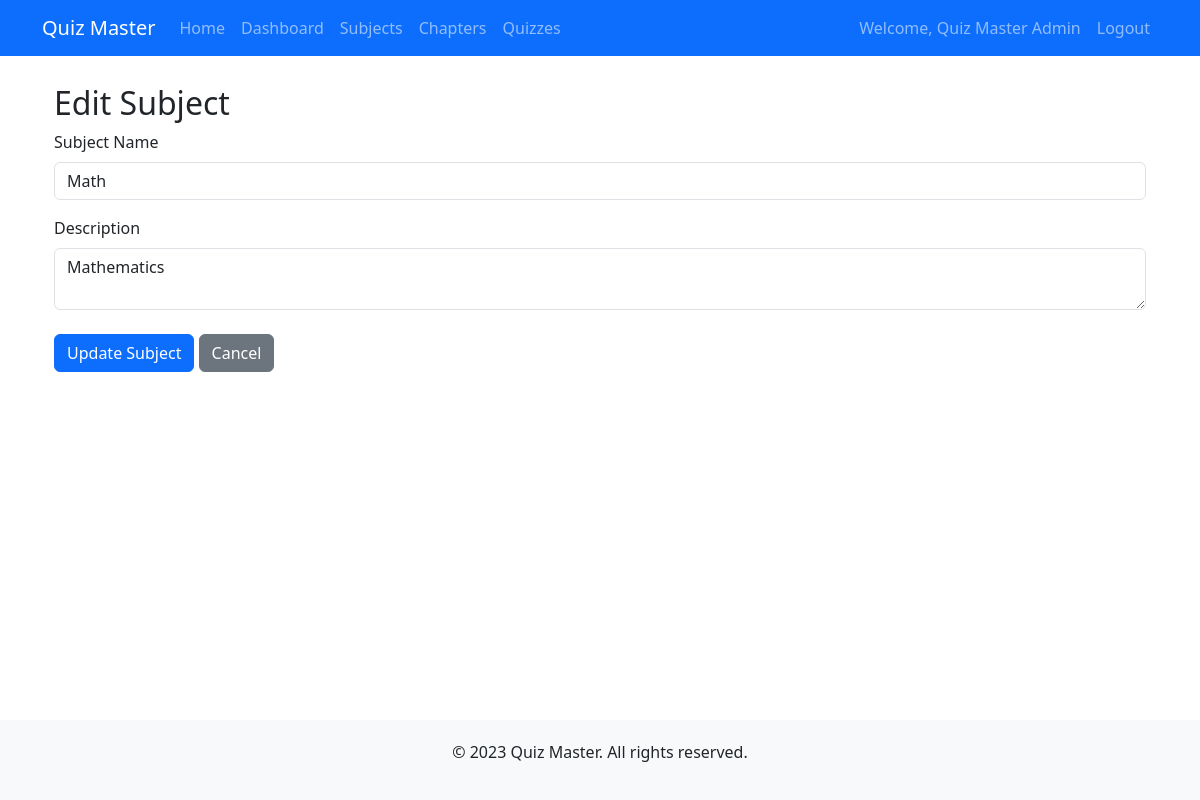
Page /admin/subjects/edit/1 (signed in) on the committed database.
### models.py (models this page shows, shortened)
class User(db.Model, UserMixin):
    id = db.Column(db.Integer, primary_key=True)
    username = db.Column(db.String(100), unique=True, nullable=False)
    password_hash = db.Column(db.String(200), nullable=False)
    full_name = db.Column(db.String(100), nullable=False)
    qualification = db.Column(db.String(100))
    dob = db.Column(db.Date)
    is_admin = db.Column(db.Boolean, default=False)
    quiz_attempts = db.relationship('Score', backref='user', lazy=True)

class Subject(db.Model):
    id = db.Column(db.Integer, primary_key=True)
    name = db.Column(db.String(100), nullable=False)
    description = db.Column(db.Text)
    chapters = db.relationship('Chapter', backref='subject', lazy=True, cascade="all, delete-orphan")

### app.py (the view)
@app.route('/admin/subjects/edit/<int:subject_id>', methods=['GET', 'POST'])
@login_required
def edit_subject(subject_id):
    if not current_user.is_admin:
        flash('Access denied', 'danger')
        return redirect(url_for('index'))
    subject = Subject.query.get_or_404(subject_id)
    form = SubjectForm(obj=subject)
    if form.validate_on_submit():
        subject.name = form.name.data
        subject.description = form.description.data
        db.session.commit()
        flash('Subject updated successfully', 'success')
        return redirect(url_for('admin_subjects'))
    return render_template('admin/edit_subject.html', form=form, subject=subject)

### forms.py
class SubjectForm(FlaskForm):
    name = StringField('Subject Name', validators=[DataRequired()])
    description = TextAreaField('Description')
    submit = SubmitField('Add Subject')

### app.py (called while the page is built)
@login_manager.user_loader
def load_user(user_id):
    return User.query.get(int(user_id))

### templates/admin/edit_subject.html (shortened to what this page needs)
{% extends 'admin/base.html' %}
{% block content %}
<div class="container mt-4">
    <h2>Edit Subject</h2>
    <form method="POST">
        <div class="form-group">
            {{ form.name.label(class="form-label") }}
            {{ form.name(class="form-control") }}
        </div>
        <div class="form-group mt-3">
            {{ form.description.label(class="form-label") }}
            {{ form.description(class="form-control") }}
        </div>
        <div class="mt-4">
            <button type="submit" class="btn btn-primary">Update Subject</button>
            <a href="{{ url_for('admin_subjects') }}" class="btn btn-secondary">Cancel</a>
        </div>
    </form>
</div>
{% endblock %}

### templates/base.html (shortened to what this page needs)
<!DOCTYPE html>
<html lang="en">
<head>
    <link href="https://cdn.jsdelivr.net/npm/bootstrap@5.3.0-alpha1/dist/css/bootstrap.min.css" rel="stylesheet">
</head>
<body>
    <nav class="navbar navbar-expand-lg navbar-dark bg-primary fixed-top">
        <div class="container">
            <a class="navbar-brand" href="{{ url_for('index') }}">Quiz Master</a>
            <div class="collapse navbar-collapse" id="navbarNav">
                <ul class="navbar-nav me-auto">
                    <li class="nav-item">
                        <a class="nav-link" href="{{ url_for('index') }}">Home</a>
                    </li>
                    {% if current_user.is_authenticated %}
                        {% if current_user.is_admin %}
                            <li class="nav-item">
                                <a class="nav-link" href="{{ url_for('admin_dashboard') }}">Dashboard</a>
                            </li>
                            <li class="nav-item">
                                <a class="nav-link" href="{{ url_for('admin_subjects') }}">Subjects</a>
                            </li>
                            <li class="nav-item">
                                <a class="nav-link" href="{{ url_for('admin_chapters') }}">Chapters</a>
                            </li>
                            <li class="nav-item">
                                <a class="nav-link" href="{{ url_for('admin_quizzes') }}">Quizzes</a>
                            </li>
                        {% endif %}
                    {% endif %}
                </ul>
                <ul class="navbar-nav">
                    {% if current_user.is_authenticated %}
                        <li class="nav-item">
                            <span class="nav-link">Welcome, {{ current_user.full_name }}</span>
                        </li>
                        <li class="nav-item">
                            <a class="nav-link" href="{{ url_for('logout') }}">Logout</a>
                        </li>
                    {% endif %}
                </ul>
            </div>
        </div>
    </nav>
    <div class="container content">
        {% block content %}{% endblock %}
    </div>
    <footer class="text-center">
        <div class="container">
            <p>&copy; 2023 Quiz Master. All rights reserved.</p>
        </div>
    </footer>
</body>
</html>

### templates/base.html (style rules this page uses)
body { padding-top: 60px; min-height: 100vh; display: flex; flex-direction: column; }
.content { flex: 1; }
footer { margin-top: auto; padding: 20px 0; background-color: #f8f9fa; }

### rows in the picture
User: full_name "Quiz Master Admin"
Subject: name "Math", description "Mathematics"
